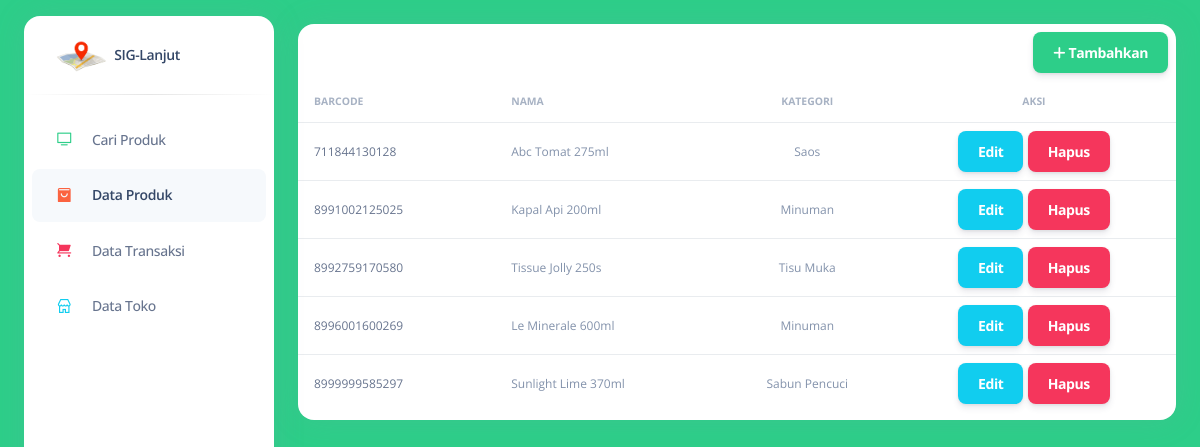
Page /produk/index.php on the committed database.
### tables this page shows
CREATE TABLE `produk` (
  `bar` char(13) NOT NULL DEFAULT '',
  `nama` varchar(50) NOT NULL,
  `kategori` varchar(20) NOT NULL DEFAULT 'lainnya'
);

### koneksi.php (called while the page is built, shortened)
<?php
$url = "http://" . $_SERVER['HTTP_HOST'] . "/sig-l/";

### produk/index.php (the view, shortened to what this page needs)
<?php
include '../koneksi.php';
$datas = $kon->query("SELECT * FROM produk");
?>
<!DOCTYPE html>
<html lang="en">
<head>
  <?php include '../layout/head.php'; ?>
</head>
<body class="g-sidenav-show bg-gray-100">
  <?php $active = "produk";
  include '../layout/sidebar.php'; ?>
  <main class="main-content position-relative border-radius-lg vh-100">
    <div class="container-fluid py-4">
      <div class="row">
        <div class="col-12">
          <div class="card mb-4">
            <div class="card-head text-end">
              <a href="<?= $url ?>produk/tambah.php" class="btn btn-icon btn-3 btn-success m-2" type="button">
                <span class="btn-inner--icon"><i class="fa-solid fa-plus"></i></span>
                <span class="btn-inner--text">Tambahkan</span>
              </a>
            </div>
            <div class="card-body px-0 pt-0 pb-2">
              <b class="table-responsive p-0">
                <table class="table align-items-center mb-0">
                  <thead>
                    <tr>
                      <th class="text-uppercase text-secondary text-xxs font-weight-bolder opacity-7 ps-3">Barcode</th>
                      <th class="text-uppercase text-secondary text-xxs font-weight-bolder opacity-7 ps-2">Nama</th>
                      <th class="phone text-center text-uppercase text-secondary text-xxs font-weight-bolder opacity-7">Kategori</th>
                      <th class="text-center text-uppercase text-secondary text-xxs font-weight-bolder opacity-7">Aksi</th>
                    </tr>
                  </thead>
                  <tbody>
                    <?php foreach ($datas as $data): ?>
                      <tr>
                        <td>
                          <div class="d-flex px-2 py-1">
                            <div class="d-flex flex-column justify-content-center">
                              <p class="mb-0 text-xs text-wrap"><?= $data['bar']; ?></p>
                            </div>
                          </div>
                        </td>
                        <td>
                          <p class="text-xs text-secondary mb-0 text-wrap"><?= $data['nama']; ?></p>
                        </td>
                        <td class="phone">
                          <p class="text-xs text-secondary text-center mb-0 text-wrap"><?= $data['kategori']; ?></p>
                        </td>
                        <td class="align-middle text-center">
                          <a href="<?= $url ?>/produk/edit.php?id=<?= urlencode($data['bar']); ?>" class="edit btn btn-info m-0">Edit</a>
                          <button class="hapus btn btn-danger m-0" data-bs-toggle="modal" data-bs-target="#modal-default" data-bar="<?= urlencode($data['bar']); ?>">Hapus</button>
                        </td>
                      </tr>
                    <?php endforeach; ?>
                  </tbody>
                </table>
            </div>
          </div>
        </div>
      </div>
    </div>
  </main>
</body>
</html>

### layout/head.php (shortened to what this page needs)
<link href="<?=$url?>assets/css/nucleo-icons.css" rel="stylesheet" />
<link href="<?=$url?>assets/css/nucleo-svg.css" rel="stylesheet" />
<link id="pagestyle" href="<?=$url?>assets/css/argon-dashboard.css?v=2.0.4" rel="stylesheet" />

### layout/sidebar.php (shortened to what this page needs)
<aside
  class="sidenav bg-white navbar navbar-vertical navbar-expand-xs border-0 border-radius-xl my-3 fixed-start ms-4"
  id="sidenav-main">
  <div class="sidenav-header">
    <a class="navbar-brand m-0" href="#">
      <img src="<?= $url ?>assets/img/gms.png" class="navbar-brand-img h-100" alt="main_logo" />
      <span class="ms-1 font-weight-bold">SIG-Lanjut</span>
    </a>
  </div>
  <hr class="horizontal dark mt-0" />
  <div class="collapse navbar-collapse w-auto" id="sidenav-collapse-main">
    <ul class="navbar-nav">
      <li class="nav-item">
        <a class="nav-link <?= ($active == 'dashboard') ? 'active' : ''; ?>" href="<?= $url ?>">
          <div
            class="icon icon-shape icon-sm border-radius-md text-center me-2 d-flex align-items-center justify-content-center">
            <i class="ni ni-tv-2 text-success text-sm opacity-10"></i>
          </div>
          <span class="nav-link-text ms-1">Cari Produk</span>
        </a>
      </li>
      <li class="nav-item">
        <a class="nav-link <?= ($active == 'produk') ? 'active' : ''; ?>" href="<?= $url ?>produk/">
          <div
            class="icon icon-shape icon-sm border-radius-md text-center me-2 d-flex align-items-center justify-content-center">
            <i class="ni ni-bag-17 text-warning text-sm opacity-10"></i>
          </div>
          <span class="nav-link-text ms-1">Data Produk</span>
        </a>
      </li>
      <li class="nav-item">
        <a class="nav-link <?= ($active == 'transaksi') ? 'active' : ''; ?>" href="<?= $url ?>transaksi/">
          <div
            class="icon icon-shape icon-sm border-radius-md text-center me-2 d-flex align-items-center justify-content-center">
            <i class="ni ni-cart text-danger text-sm opacity-10"></i>
          </div>
          <span class="nav-link-text ms-1">Data Transaksi</span>
        </a>
      </li>
      <li class="nav-item">
        <a class="nav-link <?= ($active == 'toko') ? 'active' : ''; ?>" href="<?= $url ?>toko/">
          <div
            class="icon icon-shape icon-sm border-radius-md text-center me-2 d-flex align-items-center justify-content-center">
            <i class="ni ni-shop text-info text-sm opacity-10"></i>
          </div>
          <span class="nav-link-text ms-1">Data Toko</span>
        </a>
      </li>
    </ul>
  </div>
</aside>

### assets/css/nucleo-svg.css (style rules this page uses)
.icon { display: inline-block; color: #111111; height: 1em; width: 1em; }
.icon-sm { height: 0.8em; width: 0.8em; }
.icon { fill: currentColor; stroke: none; }

### rows in the picture
produk: bar "711844130128", nama "Abc Tomat 275ml", kategori "Saos"
produk: bar "8991002125025", nama "Kapal Api 200ml", kategori "Minuman"
produk: bar "8992759170580", nama "Tissue Jolly 250s", kategori "Tisu Muka"
produk: bar "8996001600269", nama "Le Minerale 600ml", kategori "Minuman"
produk: bar "8999999585297", nama "Sunlight Lime 370ml", kategori "Sabun Pencuci"
